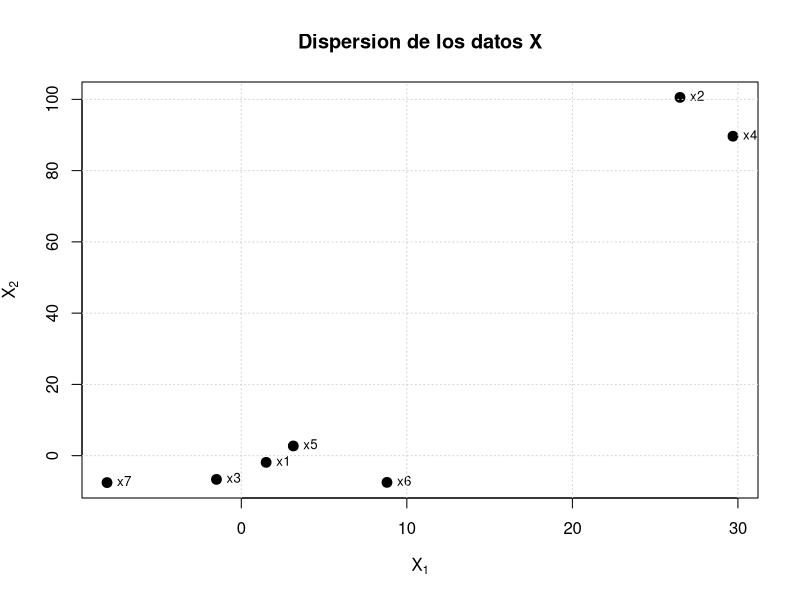
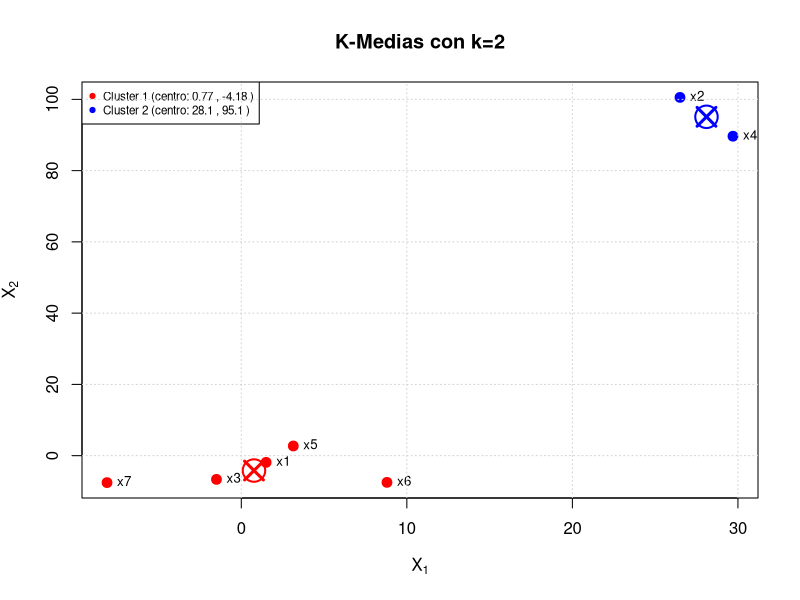
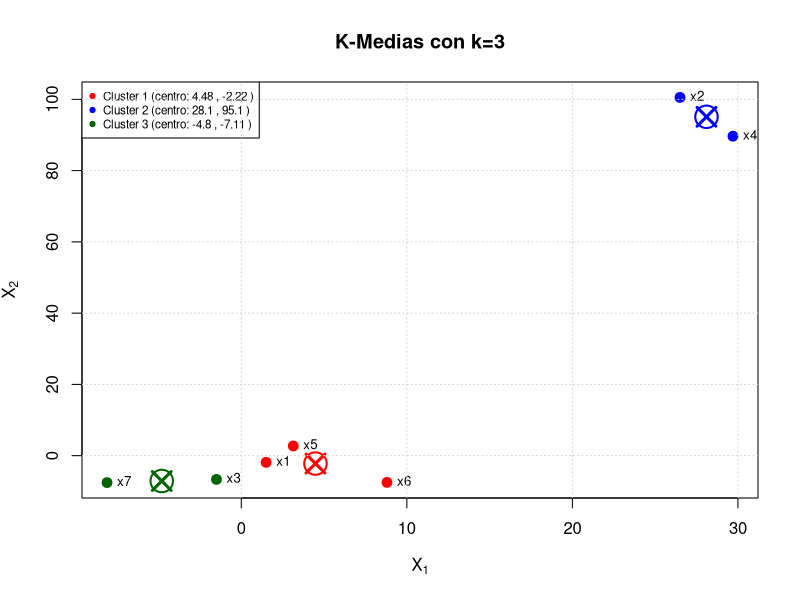

R code for these plots, in order:
# ============================================================
# Control 3 - INFO1184 - Pregunta 2
# K-Medias con R
# ============================================================

# --- Datos X en R^2, i=7 ---
x1 <- c(1.5, -1.88)
x2 <- c(26.5, 100.55)
x3 <- c(-1.5, -6.66)
x4 <- c(29.7, 89.66)
x5 <- c(3.1416, 2.7181)
x6 <- c(8.8, -7.5)
x7 <- c(-8.11, -7.56)

datos <- data.frame(
  X1 = c(1.5, 26.5, -1.5, 29.7, 3.1416, 8.8, -8.11),
  X2 = c(-1.88, 100.55, -6.66, 89.66, 2.7181, -7.5, -7.56)
)
rownames(datos) <- paste0("x", 1:7)

cat("=== Datos ===\n")
print(datos)

# --- a) Grafico de dispersion ---
png("dispersion.png", width = 700, height = 600, res = 120)
plot(datos$X1, datos$X2,
     main = "Dispersion de los datos X",
     xlab = expression(X[1]), ylab = expression(X[2]),
     pch = 19, col = "black", cex = 1.3)
text(datos$X1, datos$X2, labels = rownames(datos),
     pos = 4, cex = 0.8, offset = 0.5)
grid()
dev.off()
cat("\n[OK] dispersion.png generado\n")

# --- b) K-medias con k=2 ---
set.seed(42)
km2 <- kmeans(datos, centers = 2, nstart = 25)
cat("\n=== K-Medias k=2 ===\n")
cat("Asignaciones:", km2$cluster, "\n")
cat("Centros:\n")
print(km2$centers)

# Grafico k=2
colores_k2 <- c("red", "blue")
png("kmeans_k2.png", width = 700, height = 600, res = 120)
plot(datos$X1, datos$X2,
     main = "K-Medias con k=2",
     xlab = expression(X[1]), ylab = expression(X[2]),
     pch = 19, col = colores_k2[km2$cluster], cex = 1.3)
text(datos$X1, datos$X2, labels = rownames(datos),
     pos = 4, cex = 0.8, offset = 0.5)
# Marcar centros
points(km2$centers[,1], km2$centers[,2],
       pch = 4, col = colores_k2, cex = 2.5, lwd = 3)
points(km2$centers[,1], km2$centers[,2],
       pch = 1, col = colores_k2, cex = 3, lwd = 2)
legend("topleft",
       legend = c(paste("Cluster 1 (centro:", round(km2$centers[1,1],2), ",", round(km2$centers[1,2],2), ")"),
                  paste("Cluster 2 (centro:", round(km2$centers[2,1],2), ",", round(km2$centers[2,2],2), ")")),
       col = colores_k2, pch = 19, cex = 0.7)
grid()
dev.off()
cat("[OK] kmeans_k2.png generado\n")

# --- b) K-medias con k=3 ---
set.seed(42)
km3 <- kmeans(datos, centers = 3, nstart = 25)
cat("\n=== K-Medias k=3 ===\n")
cat("Asignaciones:", km3$cluster, "\n")
cat("Centros:\n")
print(km3$centers)

# Grafico k=3
colores_k3 <- c("red", "blue", "darkgreen")
png("kmeans_k3.png", width = 700, height = 600, res = 120)
plot(datos$X1, datos$X2,
     main = "K-Medias con k=3",
     xlab = expression(X[1]), ylab = expression(X[2]),
     pch = 19, col = colores_k3[km3$cluster], cex = 1.3)
text(datos$X1, datos$X2, labels = rownames(datos),
     pos = 4, cex = 0.8, offset = 0.5)
# Marcar centros
points(km3$centers[,1], km3$centers[,2],
       pch = 4, col = colores_k3, cex = 2.5, lwd = 3)
points(km3$centers[,1], km3$centers[,2],
       pch = 1, col = colores_k3, cex = 3, lwd = 2)
legend("topleft",
       legend = c(paste("Cluster 1 (centro:", round(km3$centers[1,1],2), ",", round(km3$centers[1,2],2), ")"),
                  paste("Cluster 2 (centro:", round(km3$centers[2,1],2), ",", round(km3$centers[2,2],2), ")"),
                  paste("Cluster 3 (centro:", round(km3$centers[3,1],2), ",", round(km3$centers[3,2],2), ")")),
       col = colores_k3, pch = 19, cex = 0.7)
grid()
dev.off()
cat("[OK] kmeans_k3.png generado\n")

# --- c) Imprimir centros ---
cat("\n========================================\n")
cat("CENTROS para k=2:\n")
print(km2$centers)
cat("\nCENTROS para k=3:\n")
print(km3$centers)
cat("========================================\n")
